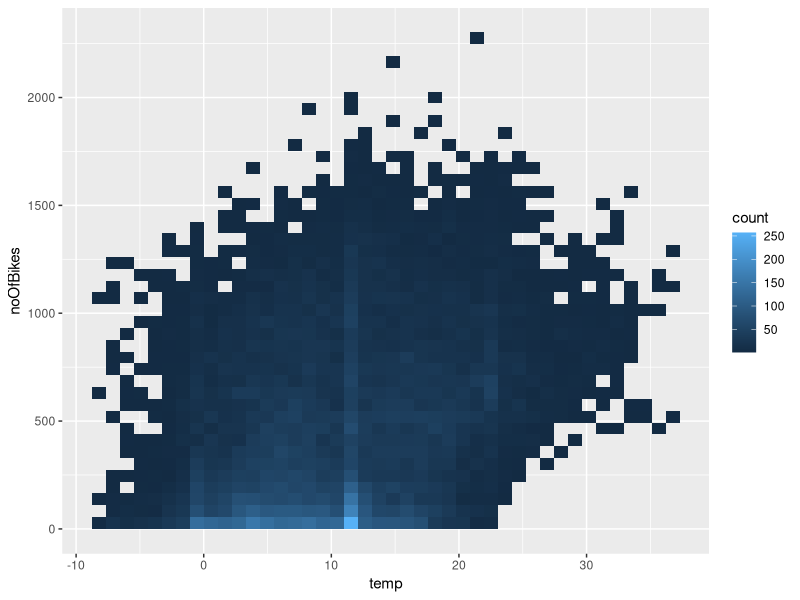
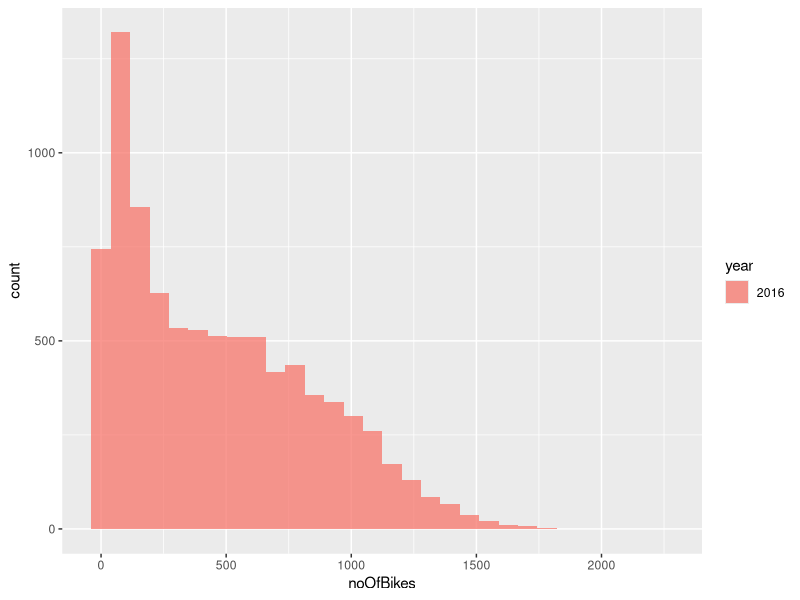

Generate these figures, in order, with R:
# create some nice plots
# okay, there are not nice yet ... but this is going to get better hopefully

library(ggplot2)

bikes = read.csv("bikesNeutor1516.csv")

# histogram (?) by ...
# temperature
bikes$year = as.factor(bikes$year)

p = ggplot(data = bikes[!is.na(bikes$temp),]) +
  geom_bin2d(aes(x = temp, y = noOfBikes),
                 # no of bins: one bin for two degree celsius
                 bins = (max(bikes$temp, na.rm = T) - min(bikes$temp, na.rm = T) / 2))
p

# year

p = ggplot() +
	geom_histogram(data = bikes[bikes$year == 2016, ], 
	               aes(x = noOfBikes, fill = year), alpha = 0.5) +
	geom_histogram(data = bikes[bikes$year == 2016, ], 
	               aes(x = noOfBikes, fill = year), alpha = 0.5)
p